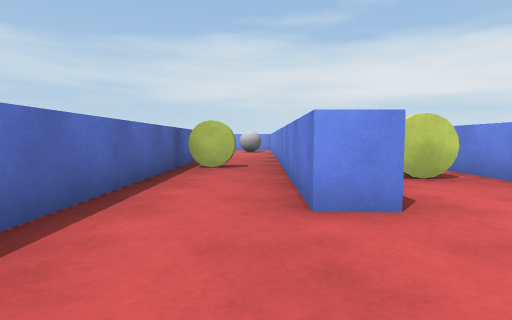
view 1 (above)

17 first-person views from a walk through a scene from a Unity 3-D project. The camera is 0.62 m above the floor, tilts 4° down and sees 80° across. The floor is counted in squares, 1 m on a side. Each view is taken from the middle of a square. On the plan, view 1 faces up. The plan holds only what a view shows up to about 9 squares ahead; the rest is blank.

view 2
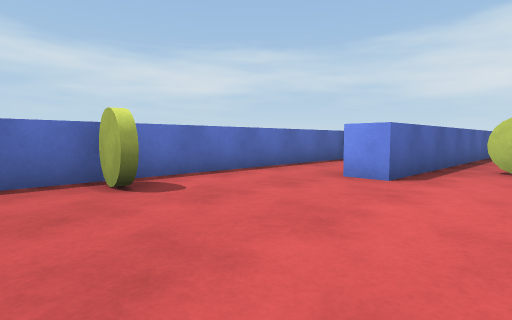

view 3
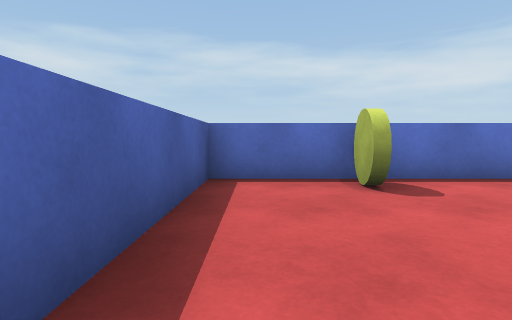

view 4
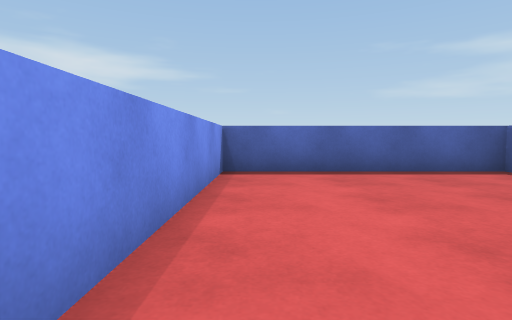

view 5
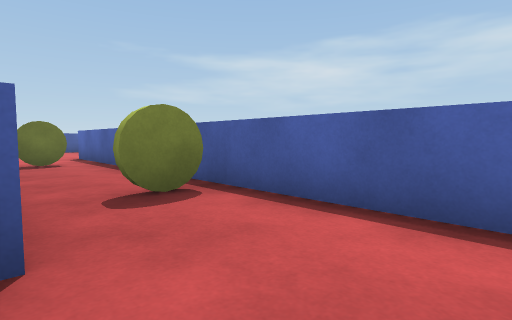

view 6
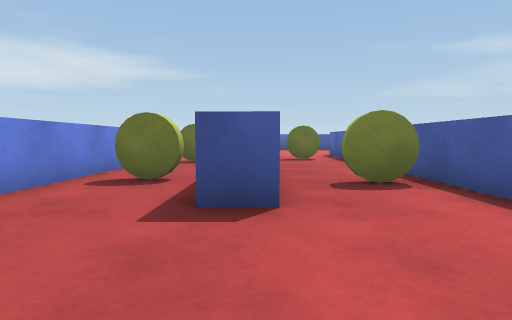

view 7
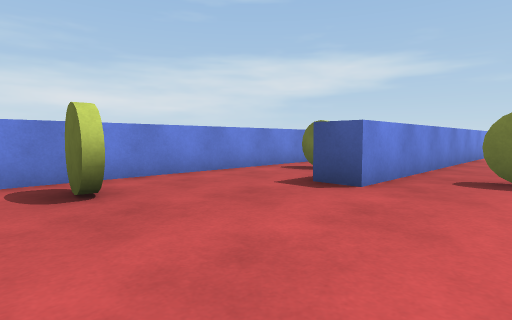

view 8
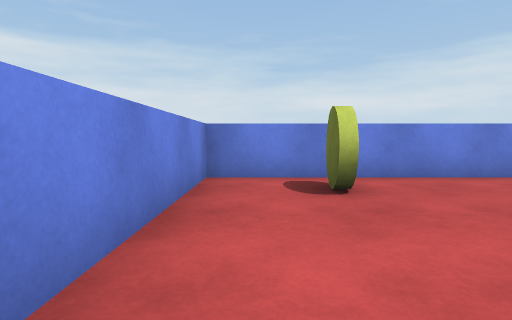

view 9
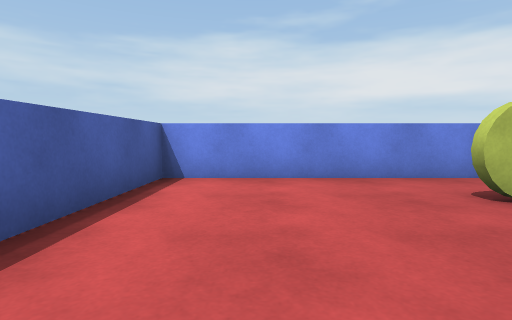

view 10
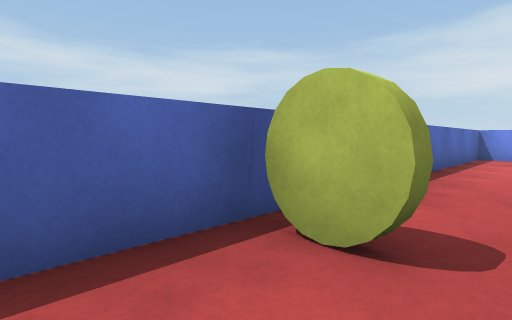

view 11
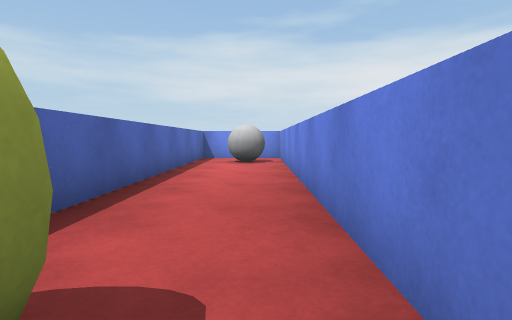

view 12
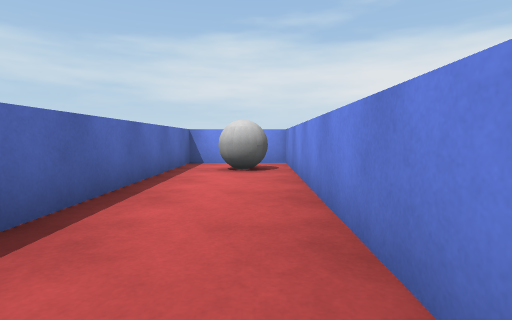

view 13
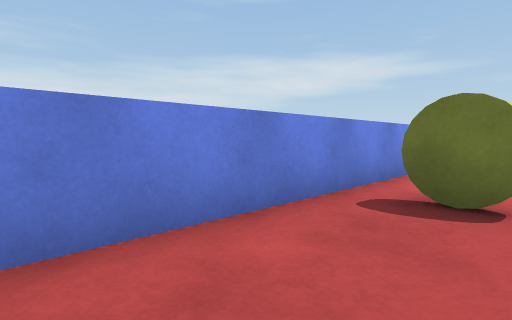

view 14
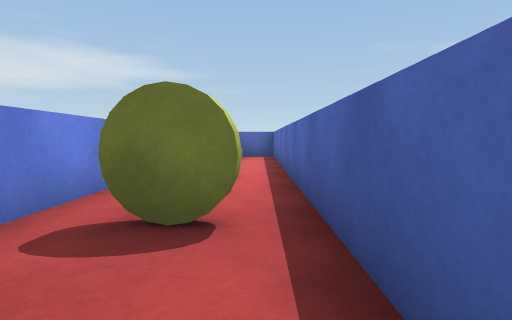

view 15
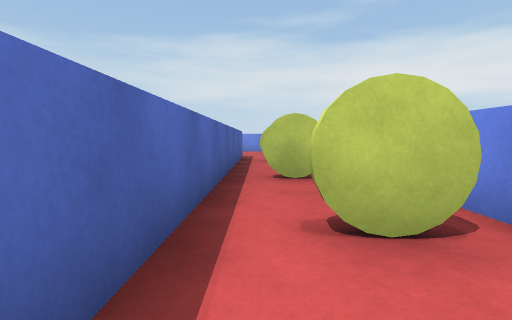

view 16
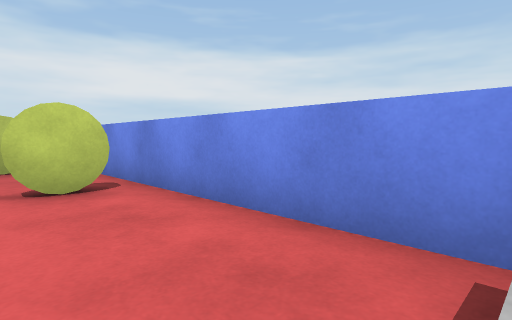

view 17
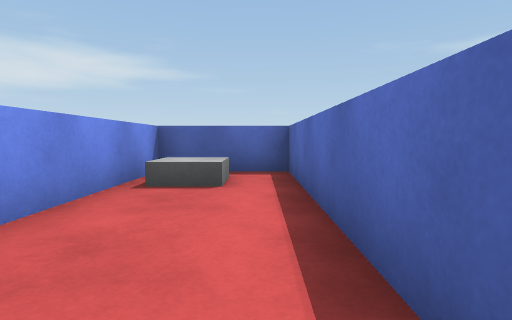

### Floor plan
Ten units are one square. View 1 is at (0, 0); x grows to the right and y downward. Boxes are objects, and circles mark ways between rooms. Rooms are numbered by the first view taken in them; rooms with no view inside come last. Other rooms are left out.
<svg viewBox="-22 -163 95 195">
<path fill="none" stroke="#000" d="M12 -25 5 -26 8 -158 -17 -158 -17 27 36 27 37 -23M45 -98 44 27 68 27 68 -158 15 -158 12 -25M37 -39 38 -113 46 -113"/>
<rect x="-15" y="-5" width="10" height="20" fill="#bbb"><title>other object</title></rect>
<rect x="-15" y="-75" width="10" height="10" fill="#bbb"><title>other object</title></rect>
<rect x="-15" y="-155" width="20" height="20" fill="#bbb"><title>grey ball</title></rect>
<rect x="15" y="-105" width="10" height="10" fill="#bbb"><title>other object</title></rect>
<rect x="25" y="-55" width="10" height="10" fill="#bbb"><title>other object</title></rect>
<rect x="55" y="5" width="10" height="10" fill="#bbb"><title>block</title></rect>
<rect x="55" y="-35" width="10" height="10" fill="#bbb"><title>other object</title></rect>
<rect x="55" y="-65" width="10" height="10" fill="#bbb"><title>other object</title></rect>
<rect x="55" y="-95" width="10" height="10" fill="#bbb"><title>other object</title></rect>
<rect x="55" y="-145" width="10" height="10" fill="#bbb"><title>other object</title></rect>
<circle cx="25" cy="-25" r="3" fill="#2a7"/>
<text x="0" y="-40">1</text>
<text x="50" y="-80">2</text>
</svg>
Room 1 opens to room 2.

Where each view was taken, in squares from view 1:
view 1: 0 up, 0 right, facing up
view 2: 2 down, 3 right, facing up-left
view 3: 2 down, 3 right, facing left
view 4: 3 up, 3 right, facing down
view 5: 13 up, 4 right, facing down-left
view 6: 14 up, 4 right, facing down
view 7: 15 up, 2 right, facing down-right
view 8: 15 up, 2 right, facing right
view 9: 11 up, 3 right, facing up
view 10: 5 up, 0 right, facing up-left
view 11: 6 up, 0 right, facing up
view 12: 8 up, 0 right, facing up
view 13: 9 up, 5 right, facing down-right
view 14: 8 up, 5 right, facing down
view 15: 1 up, 5 right, facing up
view 16: 1 down, 5 right, facing up-right
view 17: 3 up, 5 right, facing down
